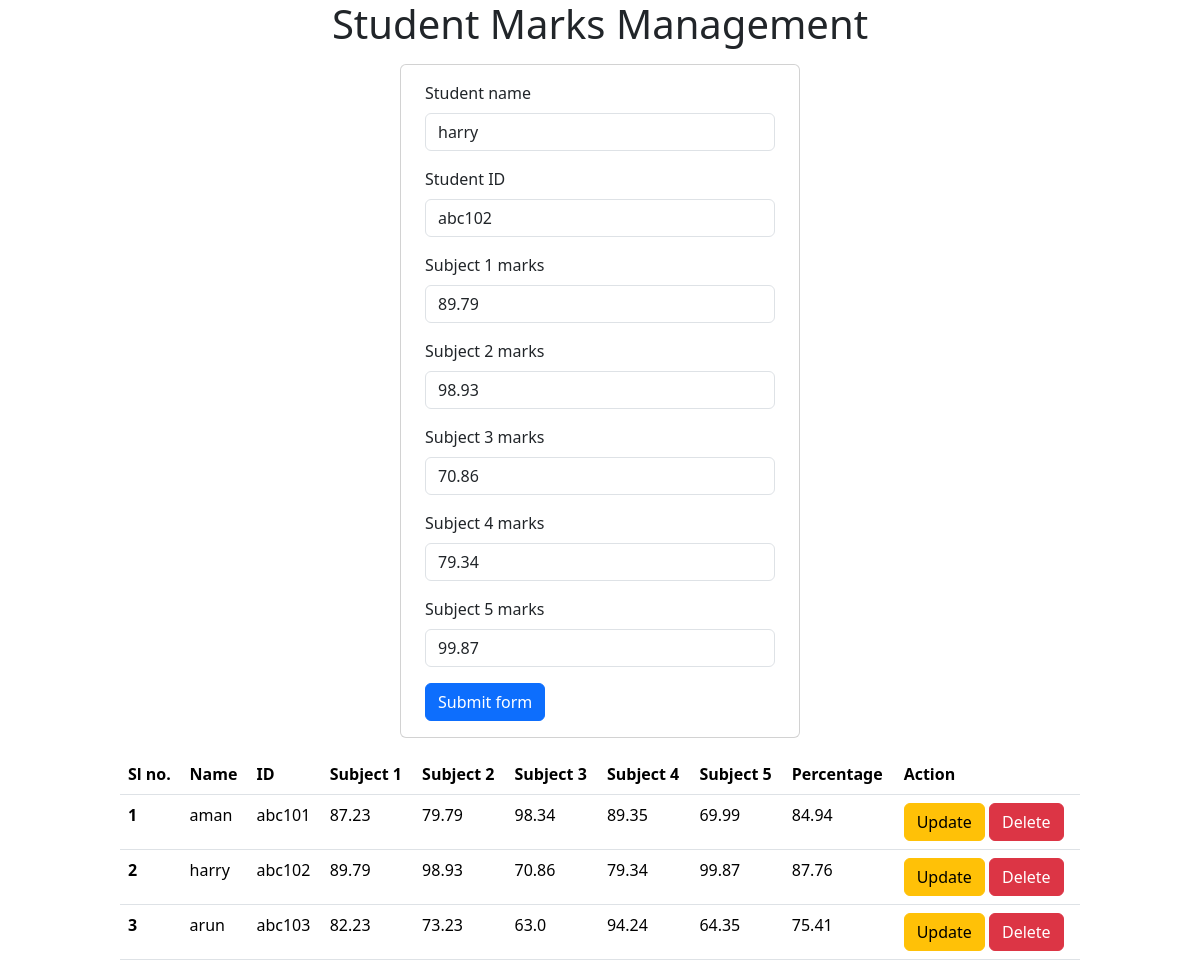
Page /update/9/ on the committed database.
### home/models.py (models this page shows)
class Student(models.Model):
    name = models.CharField(max_length=10)
    std_id = models.CharField(max_length=20)
    sub1_marks = models.FloatField(default=0)
    sub2_marks = models.FloatField(default=0)
    sub3_marks = models.FloatField(default=0)
    sub4_marks = models.FloatField(default=0)
    sub5_marks = models.FloatField(default=0)
    percentage = models.FloatField(default=0)

### home/views.py (the view, shortened to what this page needs)
# urls.py: path('update/<int:id>/', update_form, name="update_form"),
def update_form(request, id):
    up_student = Student.objects.get(id = id)
    all_student = Student.objects.all()
    context = {'update_info': up_student, "students": all_student}
    return render(request, "index.html", context)

### home/templates/index.html (shortened to what this page needs)
{% extends "list.html" %}
    {% block start %}
<!DOCTYPE html>
<html lang="en">
  <head>
    <link
      href="https://cdn.jsdelivr.net/npm/bootstrap@5.3.3/dist/css/bootstrap.min.css"
      rel="stylesheet"
    />
  </head>
  <body>
    <h1 class="text-center">Student Marks Management</h1>
    <div class="card mx-auto p-3 m-3" style="width: 25rem">
      <form class="row g-3 needs-validation mx-auto" method="post">
        <div class="row-md-4">
          <label for="validationCustom01" class="form-label"
            >Student name</label
          >
          <input
            type="text"
            class="form-control"
            id="validationCustom01"
            placeholder="Enter full name"
            name="name"
            required
            {% if update_info %}
            value = {{update_info.name}}
            {% endif %}
          />
        </div>
        <div class="row-md-4">
          <label for="validationCustom01" class="form-label">Student ID</label>
          <input
            type="text"
            class="form-control"
            id="validationCustom01"
            placeholder="Enter Id"
            name="std_id"
            required
            {% if update_info %}
            value = {{update_info.std_id}}
            {% endif %}
          />
        </div>
        <div class="row-md-4">
          <label for="validationCustom01" class="form-label"
            >Subject 1 marks</label
          >
          <input
            type="number"
            class="form-control"
            id="validationCustom01"
            name="sub1_marks"
            step="0.01"
            max="100"
            min="0"
            required
            {% if update_info %}
            value = {{update_info.sub1_marks}}
            {% endif %}
          />
        </div>
        <div class="row-md-4">
          <label for="validationCustom01" class="form-label"
            >Subject 2 marks</label
          >
          <input
            type="number"
            class="form-control"
            id="validationCustom01"
            name="sub2_marks"
            step="0.01"
            max="100"
            min="0"
            required
            {% if update_info %}
            value = {{update_info.sub2_marks}}
            {% endif %}
          />
        </div>
        <div class="row-md-4">
          <label for="validationCustom01" class="form-label"
            >Subject 3 marks</label
          >
          <input
            type="number"
            class="form-control"
            id="validationCustom01"
            name="sub3_marks"
            step="0.01"
            max="100"
            min="0"
            required
            {% if update_info %}
            value = {{update_info.sub3_marks}}
            {% endif %}
          />
        </div>
        <div class="row-md-4">
          <label for="validationCustom01" class="form-label"
            >Subject 4 marks</label
          >
          <input
            type="number"
            class="form-control"
            id="validationCustom01"
            name="sub4_marks"
            step="0.01"
            max="100"
            min="0"
            required
            {% if update_info %}
            value = {{update_info.sub4_marks}}
            {% endif %}
          />
        </div>
        <div class="row-md-4">
          <label for="validationCustom01" class="form-label"
            >Subject 5 marks</label
          >
          <input
            type="number"
            class="form-control"
            id="validationCustom01"
            name="sub5_marks"
            step="0.01"
            max="100"
            min="0"
            required
            {% if update_info %}
            value = {{update_info.sub5_marks}}
            {% endif %}
          />
        </div>
        <div class="row-12 mx-auto">
          <button class="btn btn-primary" type="submit">Submit form</button>
        </div>
      </form>
    </div>
     {% endblock %}

### home/templates/list.html
{% block start %}
{% endblock %}
<table class="table mx-auto p-3 m-3" style="width: 80%">
    <thead>
      <tr>
        <th scope="col">Sl no.</th>
        <th scope="col">Name</th>
        <th scope="col">ID</th>
        <th scope="col">Subject 1</th>
        <th scope="col">Subject 2</th>
        <th scope="col">Subject 3</th>
        <th scope="col">Subject 4</th>
        <th scope="col">Subject 5</th>
        <th scope="col">Percentage</th>
        <th scope="col">Action</th>
      </tr>
    </thead>
    <tbody>
      {% for student in students %}
      <tr>
        <th scope="row">{{ forloop.counter }}</th>
        <td>{{ student.name }}</td>
        <td>{{ student.std_id }}</td>
        <td>{{ student.sub1_marks }}</td>
        <td>{{ student.sub2_marks }}</td>
        <td>{{ student.sub3_marks }}</td>
        <td>{{ student.sub4_marks }}</td>
        <td>{{ student.sub5_marks }}</td>
        <td >{{ student.percentage }}</td>
        <td>
          <a href="/update/{{student.id}}" class='btn btn-warning'>Update</a>
          <a href="/delete/{{student.id}}" class='btn btn-danger'>Delete</a>
        </td>
      </tr>
      {% endfor %}
    </tbody>
  </table>

### rows in the picture
Student: name "harry", std_id "abc102", sub1_marks "89.79", sub2_marks "98.93", sub3_marks "70.86", sub4_marks "79.34", sub5_marks "99.87", percentage "87.76"
Student: name "aman", std_id "abc101", sub1_marks "87.23", sub2_marks "79.79", sub3_marks "98.34", sub4_marks "89.35", sub5_marks "69.99", percentage "84.94"
Student: name "arun", std_id "abc103", sub1_marks "82.23", sub2_marks "73.23", sub3_marks "63.0", sub4_marks "94.24", sub5_marks "64.35", percentage "75.41"
